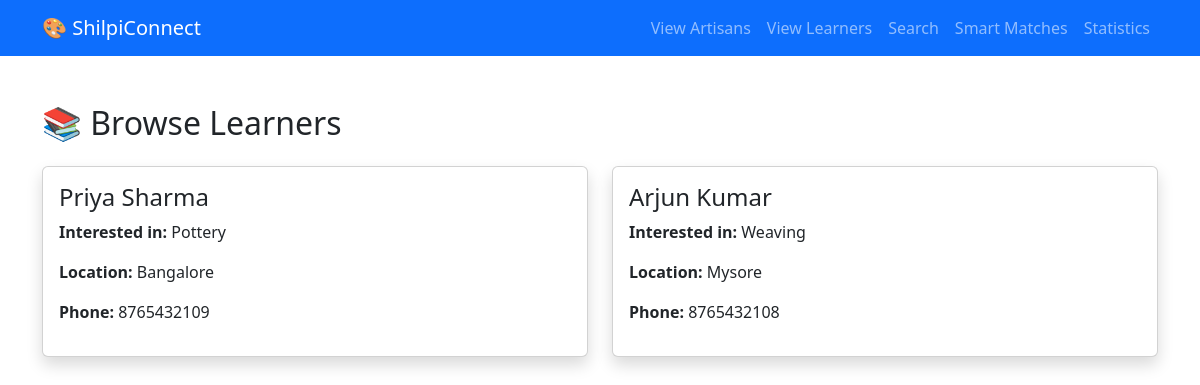
Before: /learners with the older database file.
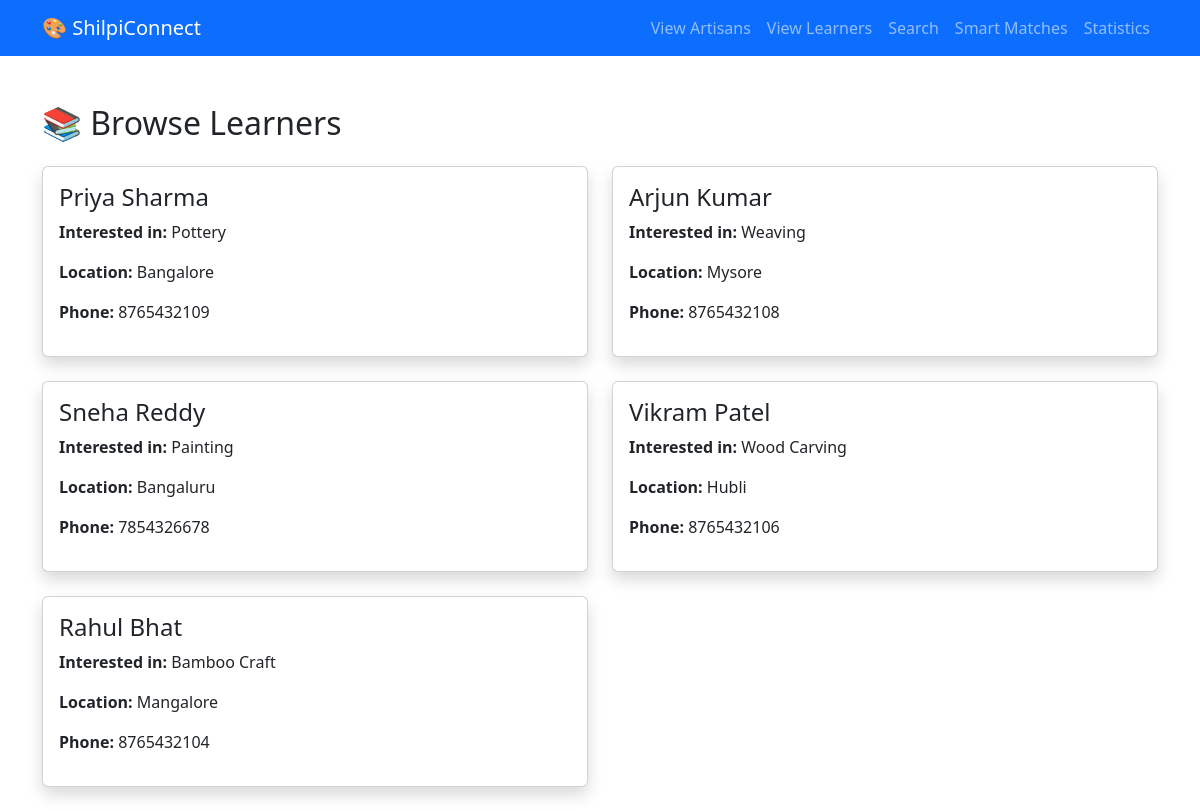
After: the same page with the newer database file.
### tables this page shows
CREATE TABLE learners (
    id INTEGER PRIMARY KEY AUTOINCREMENT,
    name TEXT NOT NULL,
    interest TEXT NOT NULL,
    location TEXT NOT NULL,
    phone TEXT,
    created_at TIMESTAMP DEFAULT CURRENT_TIMESTAMP
);

### app.py (the view)
@app.route('/learners')
def learners():
    conn = get_db()
    learners = conn.execute('SELECT * FROM learners').fetchall()
    conn.close()
    return render_template('learners.html', learners=learners)

### app.py (called while the page is built)
def get_db():
    conn = sqlite3.connect('shilpiconnect.db')
    conn.row_factory = sqlite3.Row  # This lets us access columns by name
    return conn

### templates/learners.html (shortened to what this page needs)
<!DOCTYPE html>
<html lang="en">
<head>
    <link href="https://cdn.jsdelivr.net/npm/bootstrap@5.3.3/dist/css/bootstrap.min.css" rel="stylesheet">
</head>
<body>
    <nav class="navbar navbar-expand-lg navbar-dark bg-primary">
        <div class="container">
            <a class="navbar-brand" href="/">🎨 ShilpiConnect</a>
            <div class="navbar-nav">
                <a class="nav-link" href="/artisans">View Artisans</a>
                <a class="nav-link" href="/learners">View Learners</a>
                <a class="nav-link" href="/search">Search</a>
                <a class="nav-link" href="/matches">Smart Matches</a>
                <a class="nav-link" href="/stats">Statistics</a>
            </div>
        </div>
    </nav>
    <div class="container mt-5">
        <h2>📚 Browse Learners</h2>
        <div class="row mt-4">
            {% for learner in learners %}
            <div class="col-md-6 mb-4">
                <div class="card shadow">
                    <div class="card-body">
                        <h4>{{ learner['name'] }}</h4>
                        <p><strong>Interested in:</strong> {{ learner['interest'] }}</p>
                        <p><strong>Location:</strong> {{ learner['location'] }}</p>
                        <p><strong>Phone:</strong> {{ learner['phone'] }}</p>
                    </div>
                </div>
            </div>
            {% endfor %}
        </div>
    </div>
</body>
</html>

Changed rows visible on the page:
added learners: name "Sneha Reddy", interest "Painting", location "Bangaluru", phone "7854326678"
added learners: name "Vikram Patel", interest "Wood Carving", location "Hubli", phone "8765432106"
added learners: name "Rahul Bhat", interest "Bamboo Craft", location "Mangalore", phone "8765432104"
